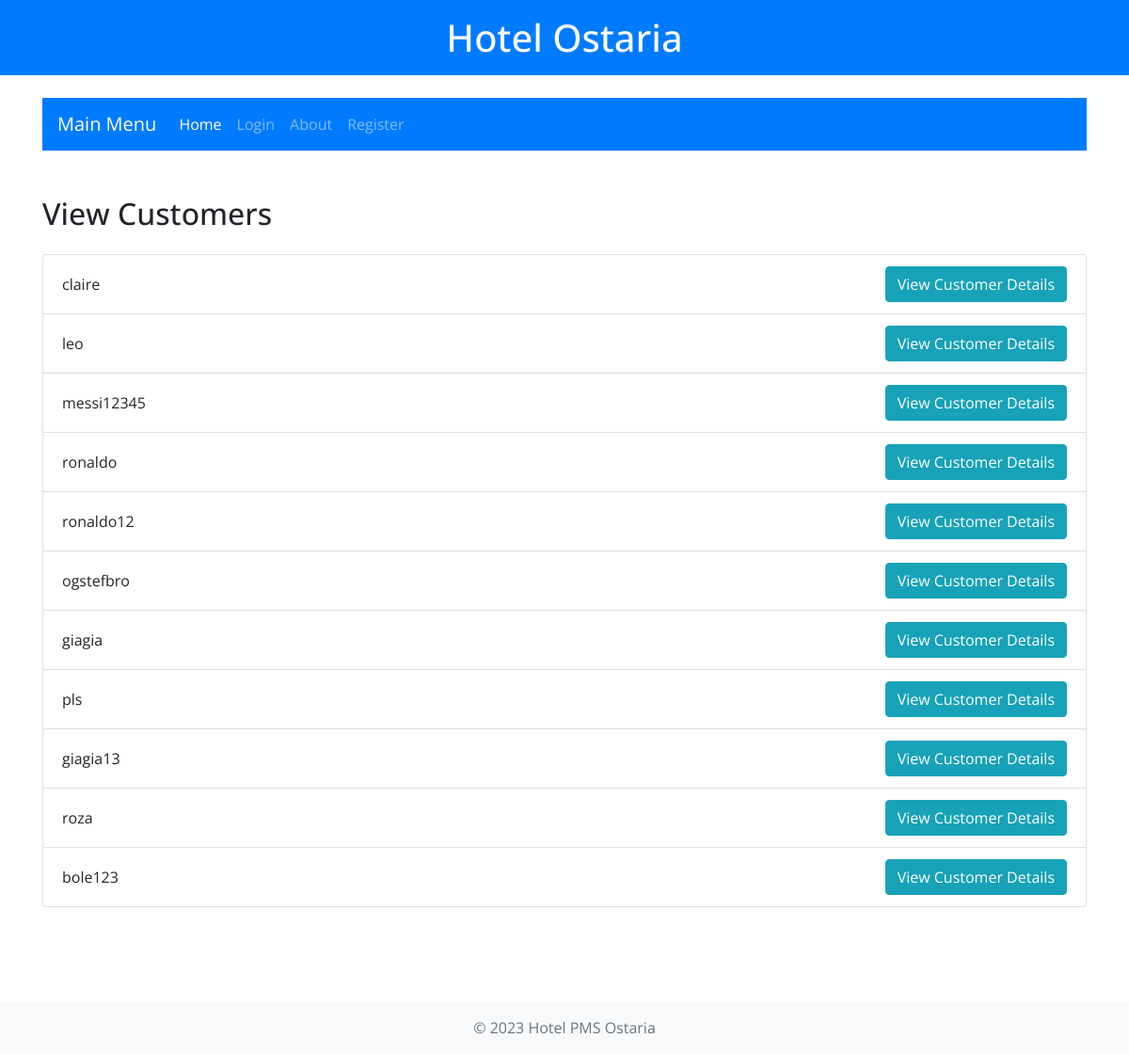
The page /view_guests/ on the database its author committed.
### hotel_pms/models.py (models this page shows)
class Customer(models.Model):
    user = models.OneToOneField(User, on_delete=models.CASCADE)
    id_document = models.FileField(upload_to='id_documents/')
    profile_picture = models.ImageField(upload_to='profile_pictures/', null=True, blank=True)
    is_blacklisted = models.BooleanField(default=False)

### hotel_pms/views.py (the view)
# urls.py: path('view_guests/', views.view_guests, name='view_guests'),
def view_guests(request):
    guests = Customer.objects.all()
    return render(request, 'hotel_pms/view_guests.html', {'guests': guests})

### hotel_pms/templates/hotel_pms/view_guests.html (shortened to what this page needs)
{% extends "hotel_pms/index.html" %}
{% block content %}
<div class="container mt-5">
    <h2 class="mb-4">View Customers</h2>
    <div class="list-group">
    {% for customer in guests %}
        <div class="list-group-item d-flex justify-content-between align-items-center">
            <span>
                {{ customer.user.username }}
            </span>
            <a href="{% url 'guest_detail' customer.id %}" class="btn btn-info">View Customer Details</a>
        </div>
    {% endfor %}
    </div>
</div>
{% endblock %}

### hotel_pms/templates/hotel_pms/view_guests.html (style rules this page uses)
.list-group { padding-bottom:100px; }

### rows shown on the page
Customer: user.username "claire"
Customer: user.username "leo"
Customer: user.username "messi12345"
Customer: user.username "ronaldo"
Customer: user.username "ronaldo12"
Customer: user.username "ogstefbro"
Customer: user.username "giagia"
Customer: user.username "pls"
Customer: user.username "giagia13"
Customer: user.username "roza"
Customer: user.username "bole123"
